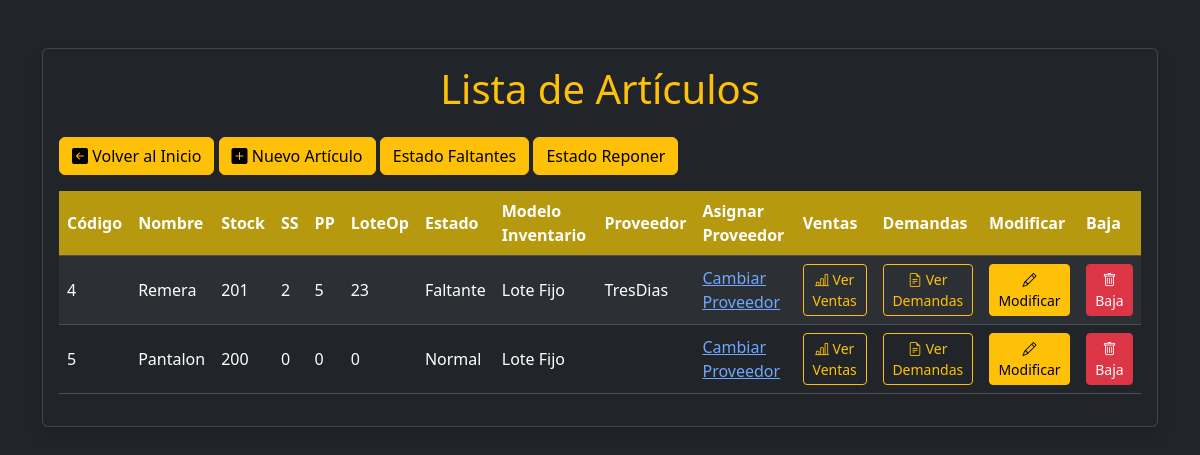
The app's page /articulos/, older data.
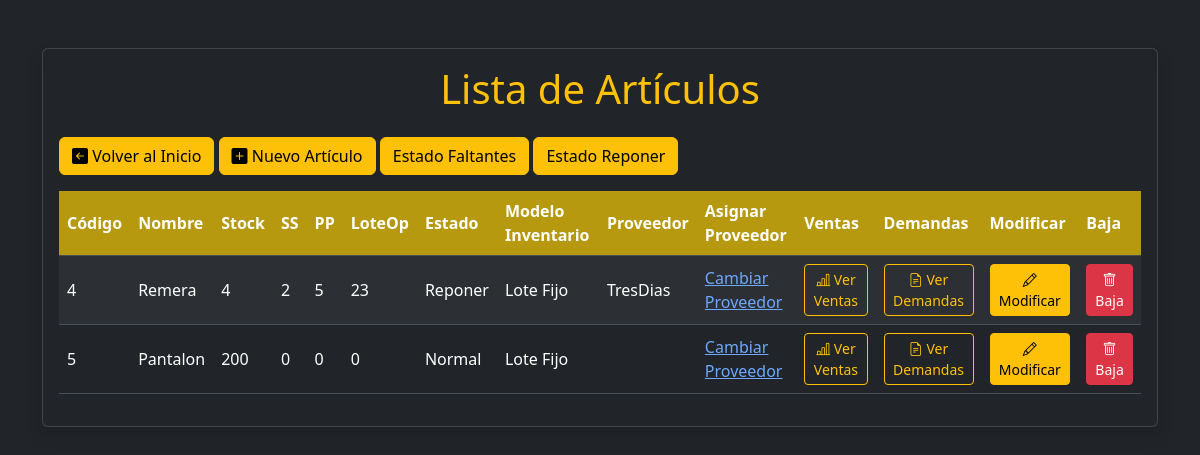
The same page, newer data.
### stock/models.py (models this page shows)
class Articulo(models.Model):
    codArticulo = models.AutoField(primary_key=True)
    fechaAltaArticulo = models.DateField(auto_now_add=True)
    fechaBajaArticulo = models.DateField(null=True, blank=True, max_length=30)
    nombreArticulo = models.CharField(max_length=30)
    stockArticulo = models.IntegerField()
    puntoPedido = models.IntegerField(default=0)
    stockSeguridad = models.IntegerField(default=0)
    loteOptimo = models.IntegerField(default=0)
    cantidasIntervaloFijo = models.IntegerField(default=0)
    estado = models.ForeignKey(EstadoArticulo, on_delete=models.CASCADE, related_name='articulos')
    modeloInventario = models.ForeignKey(ModeloInventario, on_delete=models.CASCADE, related_name="articulos")
    proveedor = models.ForeignKey(Proveedor, on_delete=models.CASCADE, related_name='articulos', null=True)

class EstadoArticulo(models.Model):
    codEA = models.AutoField(primary_key=True)
    nombreEA = models.CharField(max_length=30,null=False)
    fechaHoraBajaEA = models.DateField(null=True, blank=True)

class ModeloInventario(models.Model):
    codMI = models.AutoField(primary_key=True)
    nombreMI = models.CharField(max_length=30,null=False)

class Proveedor(models.Model):
    codProveedor = models.AutoField(primary_key=True)
    fechaBajaProveedor = models.DateField(null=True, blank=True)
    nombreProveedor = models.CharField(null=False, blank=False, max_length=30)
    diasDeDemora = models.IntegerField(null=False, blank=False)
    precioXunidad = models.FloatField(null=False, blank=False)
    costo_pedido = models.FloatField(null=False, blank=False)

### stock/views.py (the view)
# urls.py: path('articulos/', ListaArticulos.as_view(), name='lista_articulos'),
class ListaArticulos(ListView):
    model = Articulo
    template_name = 'lista_articulos.html'
    context_object_name = 'articulos'
    def get_queryset(self):
        return Articulo.objects.filter(fechaBajaArticulo__isnull=True)

### stock/Templates/lista_articulos.html (shortened to what the changed rows need)
<!DOCTYPE html>
<html lang="en" data-bs-theme="dark">
<head>
    <link href="https://cdn.jsdelivr.net/npm/bootstrap@5.3.3/dist/css/bootstrap.min.css" rel="stylesheet"
>
    <link rel="stylesheet" href="https://cdn.jsdelivr.net/npm/bootstrap-icons@1.11.3/font/bootstrap-icons.min.css">
</head>
<body>
    <div class="container mt-5">
        <div class="card shadow">
            <div class="card-body">
                <h1 class="card-title mb-4 text-center text-warning">Lista de Artículos</h1>
                <div class="table-responsive">
                    <table class="table table-striped table-hover">
                        <thead>
                            <tr>
                                <th scope="col" style="background-color: rgba(221, 182, 9, 0.795);">Código</th>
                                <th scope="col" style="background-color: rgba(221, 182, 9, 0.795);">Nombre</th>
                                <th scope="col" style="background-color: rgba(221, 182, 9, 0.795);">Stock</th>
                                <th scope="col" style="background-color: rgba(221, 182, 9, 0.795);">SS</th>
                                <th scope="col" style="background-color: rgba(221, 182, 9, 0.795);">PP</th>
                                <th scope="col" style="background-color: rgba(221, 182, 9, 0.795);">LoteOp</th>
                                <th scope="col" style="background-color: rgba(221, 182, 9, 0.795);">Estado</th>
                                <th scope="col" style="background-color: rgba(221, 182, 9, 0.795);">Modelo Inventario</th>
                                <th scope="col" style="background-color: rgba(221, 182, 9, 0.795);">Proveedor</th>
                                <th scope="col" style="background-color: rgba(221, 182, 9, 0.795);">Asignar Proveedor</th>
                                <th scope="col" style="background-color: rgba(221, 182, 9, 0.795);">Ventas</th>
                                <th scope="col" style="background-color: rgba(221, 182, 9, 0.795);">Demandas</th>
                                <th scope="col" style="background-color: rgba(221, 182, 9, 0.795);">Modificar</th>
                                <th scope="col" style="background-color: rgba(221, 182, 9, 0.795);">Baja</th>
                            </tr>
                        </thead>
                        <tbody>
                            {% for articulo in articulos %}
                            <tr>
                                <td>{{ articulo.codArticulo }}</td>
                                <td>{{ articulo.nombreArticulo }}</td>
                                <td>{{ articulo.stockArticulo }}</td>
                                <td>{{ articulo.stockSeguridad }}</td>
                                <td>{{ articulo.puntoPedido }}</td>
                                <td>{{ articulo.loteOptimo }}</td>
                                <td>{{ articulo.estado.nombreEA }}</td>
                                <td>{{ articulo.modeloInventario.nombreMI }}</td>
                                <td>{{ articulo.proveedor.nombreProveedor }}</td>
                                <td><a href="{% url 'asignar_proveedor' articulo.pk %}">Cambiar Proveedor</a></td>
                                <td><a href="{% url 'ventas_articulo' articulo.pk %}" class="btn btn-outline-warning btn-sm"><i class="bi bi-bar-chart-line"></i> Ver Ventas</a></td>
                                <td><a href="{% url 'demandas_articulo' articulo.pk %}" class="btn btn-outline-warning btn-sm"><i class="bi bi-file-earmark-text"></i> Ver Demandas</a></td>
                                <td><a href="{% url 'modificar_articulo' articulo.pk %}" class="btn btn-warning btn-sm"><i class="bi bi-pencil"></i> Modificar</a></td>
                                <td>
                                    <form method="post" action="{% url 'baja_articulo' articulo.pk %}">
                                        <button onclick="return confirm('¿Estás seguro de que deseas dar de baja este artículo?');" type="submit" class="btn btn-danger btn-sm"><i class="bi bi-trash"></i> Baja</button>
                                    </form>
                                </td>
                            </tr>
                            {% endfor %}
                        </tbody>
                    </table>
                </div>
            </div>
        </div>
    </div>
</body>
</html>

Row changes from the older to the newer data that the page shows:
changed Articulo "Remera": stockArticulo "201" → "4"; estado.nombreEA "Faltante" → "Reponer"
